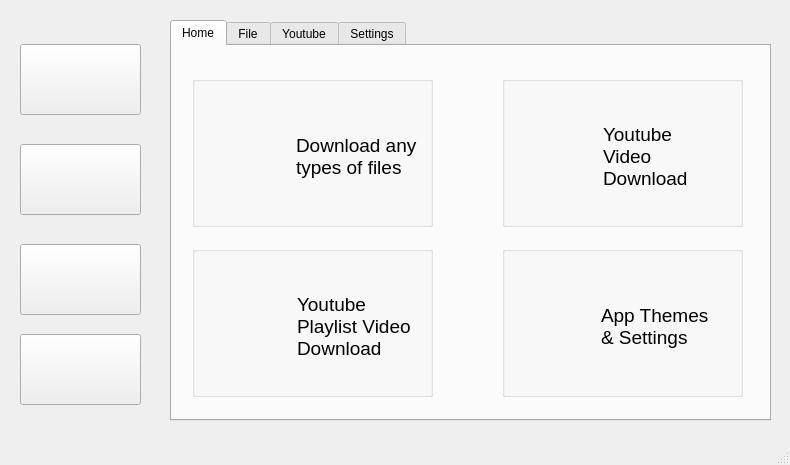
<?xml version="1.0" encoding="UTF-8"?>
<ui version="4.0">
 <class>MainWindow</class>
 <widget class="QMainWindow" name="MainWindow">
  <property name="geometry">
   <rect>
    <x>0</x>
    <y>0</y>
    <width>790</width>
    <height>465</height>
   </rect>
  </property>
  <property name="windowTitle">
   <string>MainWindow</string>
  </property>
  <widget class="QWidget" name="centralwidget">
   <widget class="QTabWidget" name="tabWidget">
    <property name="geometry">
     <rect>
      <x>170</x>
      <y>20</y>
      <width>601</width>
      <height>401</height>
     </rect>
    </property>
    <property name="layoutDirection">
     <enum>Qt::LeftToRight</enum>
    </property>
    <property name="autoFillBackground">
     <bool>true</bool>
    </property>
    <property name="styleSheet">
     <string notr="true"/>
    </property>
    <property name="tabPosition">
     <enum>QTabWidget::North</enum>
    </property>
    <property name="tabShape">
     <enum>QTabWidget::Rounded</enum>
    </property>
    <property name="currentIndex">
     <number>0</number>
    </property>
    <widget class="QWidget" name="tab_5">
     <attribute name="title">
      <string>Home</string>
     </attribute>
     <widget class="QGroupBox" name="groupBox">
      <property name="geometry">
       <rect>
        <x>20</x>
        <y>30</y>
        <width>241</width>
        <height>151</height>
       </rect>
      </property>
      <property name="title">
       <string/>
      </property>
      <widget class="QLabel" name="label_8">
       <property name="geometry">
        <rect>
         <x>13</x>
         <y>45</y>
         <width>71</width>
         <height>71</height>
        </rect>
       </property>
       <property name="text">
        <string/>
       </property>
       <property name="pixmap">
        <pixmap resource="photo.qrc">:/icons/home_download.png</pixmap>
       </property>
       <property name="scaledContents">
        <bool>true</bool>
       </property>
      </widget>
      <widget class="QLabel" name="label_9">
       <property name="geometry">
        <rect>
         <x>104</x>
         <y>40</y>
         <width>121</width>
         <height>81</height>
        </rect>
       </property>
       <property name="font">
        <font>
         <pointsize>14</pointsize>
        </font>
       </property>
       <property name="text">
        <string>Download any types of files</string>
       </property>
       <property name="alignment">
        <set>Qt::AlignLeading|Qt::AlignLeft|Qt::AlignVCenter</set>
       </property>
       <property name="wordWrap">
        <bool>true</bool>
       </property>
      </widget>
     </widget>
     <widget class="QGroupBox" name="groupBox_2">
      <property name="geometry">
       <rect>
        <x>330</x>
        <y>30</y>
        <width>241</width>
        <height>151</height>
       </rect>
      </property>
      <property name="title">
       <string/>
      </property>
      <widget class="QLabel" name="label_10">
       <property name="geometry">
        <rect>
         <x>13</x>
         <y>45</y>
         <width>71</width>
         <height>71</height>
        </rect>
       </property>
       <property name="text">
        <string/>
       </property>
       <property name="pixmap">
        <pixmap resource="photo.qrc">:/icons/youtube.png</pixmap>
       </property>
       <property name="scaledContents">
        <bool>true</bool>
       </property>
      </widget>
      <widget class="QLabel" name="label_11">
       <property name="geometry">
        <rect>
         <x>101</x>
         <y>40</y>
         <width>111</width>
         <height>81</height>
        </rect>
       </property>
       <property name="font">
        <font>
         <pointsize>14</pointsize>
        </font>
       </property>
       <property name="text">
        <string>Youtube Video Download</string>
       </property>
       <property name="alignment">
        <set>Qt::AlignLeading|Qt::AlignLeft|Qt::AlignVCenter</set>
       </property>
       <property name="wordWrap">
        <bool>true</bool>
       </property>
      </widget>
     </widget>
     <widget class="QGroupBox" name="groupBox_3">
      <property name="geometry">
       <rect>
        <x>20</x>
        <y>200</y>
        <width>241</width>
        <height>151</height>
       </rect>
      </property>
      <property name="title">
       <string/>
      </property>
      <widget class="QLabel" name="label_12">
       <property name="geometry">
        <rect>
         <x>13</x>
         <y>45</y>
         <width>71</width>
         <height>71</height>
        </rect>
       </property>
       <property name="text">
        <string/>
       </property>
       <property name="pixmap">
        <pixmap resource="photo.qrc">:/icons/home_playlist.jpg</pixmap>
       </property>
       <property name="scaledContents">
        <bool>true</bool>
       </property>
      </widget>
      <widget class="QLabel" name="label_13">
       <property name="geometry">
        <rect>
         <x>105</x>
         <y>40</y>
         <width>121</width>
         <height>81</height>
        </rect>
       </property>
       <property name="font">
        <font>
         <pointsize>14</pointsize>
        </font>
       </property>
       <property name="text">
        <string>Youtube Playlist Video Download</string>
       </property>
       <property name="alignment">
        <set>Qt::AlignLeading|Qt::AlignLeft|Qt::AlignVCenter</set>
       </property>
       <property name="wordWrap">
        <bool>true</bool>
       </property>
      </widget>
     </widget>
     <widget class="QGroupBox" name="groupBox_4">
      <property name="geometry">
       <rect>
        <x>330</x>
        <y>200</y>
        <width>241</width>
        <height>151</height>
       </rect>
      </property>
      <property name="title">
       <string/>
      </property>
      <widget class="QLabel" name="label_14">
       <property name="geometry">
        <rect>
         <x>13</x>
         <y>45</y>
         <width>71</width>
         <height>71</height>
        </rect>
       </property>
       <property name="text">
        <string/>
       </property>
       <property name="pixmap">
        <pixmap resource="photo.qrc">:/icons/home_setting.png</pixmap>
       </property>
       <property name="scaledContents">
        <bool>true</bool>
       </property>
      </widget>
      <widget class="QLabel" name="label_15">
       <property name="geometry">
        <rect>
         <x>99</x>
         <y>40</y>
         <width>111</width>
         <height>81</height>
        </rect>
       </property>
       <property name="font">
        <font>
         <pointsize>14</pointsize>
        </font>
       </property>
       <property name="text">
        <string>App Themes &amp; Settings</string>
       </property>
       <property name="alignment">
        <set>Qt::AlignLeading|Qt::AlignLeft|Qt::AlignVCenter</set>
       </property>
       <property name="wordWrap">
        <bool>true</bool>
       </property>
      </widget>
     </widget>
    </widget>
    <widget class="QWidget" name="tab">
     <attribute name="title">
      <string>File</string>
     </attribute>
     <widget class="QPushButton" name="pushButton">
      <property name="geometry">
       <rect>
        <x>250</x>
        <y>210</y>
        <width>111</width>
        <height>41</height>
       </rect>
      </property>
      <property name="cursor">
       <cursorShape>PointingHandCursor</cursorShape>
      </property>
      <property name="text">
       <string>Download</string>
      </property>
     </widget>
     <widget class="QLineEdit" name="lineEdit">
      <property name="geometry">
       <rect>
        <x>20</x>
        <y>30</y>
        <width>571</width>
        <height>31</height>
       </rect>
      </property>
      <property name="placeholderText">
       <string>Enter url</string>
      </property>
     </widget>
     <widget class="QLineEdit" name="lineEdit_2">
      <property name="geometry">
       <rect>
        <x>20</x>
        <y>80</y>
        <width>501</width>
        <height>31</height>
       </rect>
      </property>
      <property name="placeholderText">
       <string>Browse</string>
      </property>
     </widget>
     <widget class="QPushButton" name="pushButton_2">
      <property name="geometry">
       <rect>
        <x>538</x>
        <y>80</y>
        <width>51</width>
        <height>31</height>
       </rect>
      </property>
      <property name="text">
       <string/>
      </property>
      <property name="icon">
       <iconset resource="photo.qrc">
        <normaloff>:/icons/browse.png</normaloff>:/icons/browse.png</iconset>
      </property>
     </widget>
     <widget class="QProgressBar" name="progressBar">
      <property name="geometry">
       <rect>
        <x>20</x>
        <y>140</y>
        <width>571</width>
        <height>16</height>
       </rect>
      </property>
      <property name="value">
       <number>0</number>
      </property>
     </widget>
    </widget>
    <widget class="QWidget" name="tab_2">
     <property name="layoutDirection">
      <enum>Qt::LeftToRight</enum>
     </property>
     <attribute name="title">
      <string>Youtube</string>
     </attribute>
     <widget class="QTabWidget" name="tabWidget_2">
      <property name="geometry">
       <rect>
        <x>0</x>
        <y>0</y>
        <width>601</width>
        <height>381</height>
       </rect>
      </property>
      <property name="layoutDirection">
       <enum>Qt::LeftToRight</enum>
      </property>
      <property name="currentIndex">
       <number>0</number>
      </property>
      <property name="usesScrollButtons">
       <bool>false</bool>
      </property>
      <widget class="QWidget" name="tab_3">
       <attribute name="title">
        <string>Video</string>
       </attribute>
       <widget class="QLineEdit" name="lineEdit_3">
        <property name="geometry">
         <rect>
          <x>30</x>
          <y>20</y>
          <width>461</width>
          <height>31</height>
         </rect>
        </property>
        <property name="placeholderText">
         <string>Enter Video URL</string>
        </property>
       </widget>
       <widget class="QLineEdit" name="lineEdit_4">
        <property name="geometry">
         <rect>
          <x>30</x>
          <y>60</y>
          <width>461</width>
          <height>31</height>
         </rect>
        </property>
        <property name="placeholderText">
         <string>Browse</string>
        </property>
       </widget>
       <widget class="QPushButton" name="pushButton_3">
        <property name="geometry">
         <rect>
          <x>500</x>
          <y>20</y>
          <width>41</width>
          <height>31</height>
         </rect>
        </property>
        <property name="cursor">
         <cursorShape>PointingHandCursor</cursorShape>
        </property>
        <property name="text">
         <string/>
        </property>
        <property name="icon">
         <iconset resource="photo.qrc">
          <normaloff>:/icons/check.png</normaloff>:/icons/check.png</iconset>
        </property>
       </widget>
       <widget class="QPushButton" name="pushButton_4">
        <property name="geometry">
         <rect>
          <x>500</x>
          <y>60</y>
          <width>41</width>
          <height>31</height>
         </rect>
        </property>
        <property name="cursor">
         <cursorShape>PointingHandCursor</cursorShape>
        </property>
        <property name="text">
         <string/>
        </property>
        <property name="icon">
         <iconset resource="photo.qrc">
          <normaloff>:/icons/browse.png</normaloff>:/icons/browse.png</iconset>
        </property>
       </widget>
       <widget class="QLabel" name="label">
        <property name="geometry">
         <rect>
          <x>150</x>
          <y>110</y>
          <width>71</width>
          <height>21</height>
         </rect>
        </property>
        <property name="font">
         <font>
          <pointsize>14</pointsize>
         </font>
        </property>
        <property name="text">
         <string>Quality</string>
        </property>
        <property name="textFormat">
         <enum>Qt::AutoText</enum>
        </property>
        <property name="scaledContents">
         <bool>true</bool>
        </property>
        <property name="wordWrap">
         <bool>false</bool>
        </property>
        <property name="margin">
         <number>0</number>
        </property>
        <property name="openExternalLinks">
         <bool>false</bool>
        </property>
       </widget>
       <widget class="QComboBox" name="comboBox">
        <property name="geometry">
         <rect>
          <x>240</x>
          <y>110</y>
          <width>251</width>
          <height>25</height>
         </rect>
        </property>
       </widget>
       <widget class="QProgressBar" name="progressBar_2">
        <property name="geometry">
         <rect>
          <x>30</x>
          <y>160</y>
          <width>511</width>
          <height>16</height>
         </rect>
        </property>
        <property name="value">
         <number>0</number>
        </property>
       </widget>
       <widget class="QPushButton" name="pushButton_5">
        <property name="geometry">
         <rect>
          <x>220</x>
          <y>256</y>
          <width>141</width>
          <height>41</height>
         </rect>
        </property>
        <property name="cursor">
         <cursorShape>PointingHandCursor</cursorShape>
        </property>
        <property name="text">
         <string>Start Download</string>
        </property>
       </widget>
       <widget class="QLabel" name="label_5">
        <property name="geometry">
         <rect>
          <x>160</x>
          <y>210</y>
          <width>241</width>
          <height>31</height>
         </rect>
        </property>
        <property name="text">
         <string/>
        </property>
       </widget>
       <widget class="QPushButton" name="pushButton_16">
        <property name="geometry">
         <rect>
          <x>396</x>
          <y>255</y>
          <width>121</width>
          <height>41</height>
         </rect>
        </property>
        <property name="cursor">
         <cursorShape>PointingHandCursor</cursorShape>
        </property>
        <property name="text">
         <string>RESET</string>
        </property>
       </widget>
      </widget>
      <widget class="QWidget" name="tab_4">
       <attribute name="title">
        <string>Playlist</string>
       </attribute>
       <widget class="QLineEdit" name="lineEdit_5">
        <property name="geometry">
         <rect>
          <x>40</x>
          <y>20</y>
          <width>501</width>
          <height>31</height>
         </rect>
        </property>
        <property name="placeholderText">
         <string>Enter Playlist URL</string>
        </property>
       </widget>
       <widget class="QLineEdit" name="lineEdit_6">
        <property name="geometry">
         <rect>
          <x>40</x>
          <y>60</y>
          <width>461</width>
          <height>31</height>
         </rect>
        </property>
        <property name="font">
         <font>
          <pointsize>11</pointsize>
          <weight>50</weight>
          <bold>false</bold>
         </font>
        </property>
        <property name="placeholderText">
         <string>Browse</string>
        </property>
       </widget>
       <widget class="QPushButton" name="pushButton_6">
        <property name="geometry">
         <rect>
          <x>510</x>
          <y>60</y>
          <width>31</width>
          <height>31</height>
         </rect>
        </property>
        <property name="cursor">
         <cursorShape>PointingHandCursor</cursorShape>
        </property>
        <property name="text">
         <string/>
        </property>
        <property name="icon">
         <iconset resource="photo.qrc">
          <normaloff>:/icons/browse.png</normaloff>:/icons/browse.png</iconset>
        </property>
        <property name="iconSize">
         <size>
          <width>16</width>
          <height>16</height>
         </size>
        </property>
       </widget>
       <widget class="QPushButton" name="pushButton_7">
        <property name="geometry">
         <rect>
          <x>220</x>
          <y>289</y>
          <width>141</width>
          <height>41</height>
         </rect>
        </property>
        <property name="cursor">
         <cursorShape>PointingHandCursor</cursorShape>
        </property>
        <property name="text">
         <string>Start Download</string>
        </property>
       </widget>
       <widget class="QLabel" name="label_2">
        <property name="geometry">
         <rect>
          <x>160</x>
          <y>111</y>
          <width>81</width>
          <height>21</height>
         </rect>
        </property>
        <property name="font">
         <font>
          <pointsize>14</pointsize>
          <weight>50</weight>
          <bold>false</bold>
         </font>
        </property>
        <property name="text">
         <string>Quality</string>
        </property>
       </widget>
       <widget class="QComboBox" name="comboBox_2">
        <property name="geometry">
         <rect>
          <x>250</x>
          <y>110</y>
          <width>251</width>
          <height>25</height>
         </rect>
        </property>
        <item>
         <property name="text">
          <string>360</string>
         </property>
        </item>
        <item>
         <property name="text">
          <string>720</string>
         </property>
        </item>
        <item>
         <property name="text">
          <string>1080</string>
         </property>
        </item>
       </widget>
       <widget class="QProgressBar" name="progressBar_3">
        <property name="geometry">
         <rect>
          <x>40</x>
          <y>200</y>
          <width>491</width>
          <height>16</height>
         </rect>
        </property>
        <property name="value">
         <number>0</number>
        </property>
       </widget>
       <widget class="QLabel" name="label_3">
        <property name="geometry">
         <rect>
          <x>50</x>
          <y>160</y>
          <width>131</width>
          <height>21</height>
         </rect>
        </property>
        <property name="text">
         <string>The current Video</string>
        </property>
       </widget>
       <widget class="QLabel" name="label_4">
        <property name="geometry">
         <rect>
          <x>290</x>
          <y>160</y>
          <width>161</width>
          <height>21</height>
         </rect>
        </property>
        <property name="text">
         <string>The full Playlist Video</string>
        </property>
       </widget>
       <widget class="QLCDNumber" name="lcdNumber">
        <property name="geometry">
         <rect>
          <x>190</x>
          <y>153</y>
          <width>51</width>
          <height>31</height>
         </rect>
        </property>
        <property name="font">
         <font>
          <pointsize>14</pointsize>
          <weight>75</weight>
          <bold>true</bold>
         </font>
        </property>
        <property name="styleSheet">
         <string notr="true">color:rgb(0, 0, 0)</string>
        </property>
        <property name="frameShape">
         <enum>QFrame::WinPanel</enum>
        </property>
        <property name="frameShadow">
         <enum>QFrame::Raised</enum>
        </property>
        <property name="smallDecimalPoint">
         <bool>false</bool>
        </property>
        <property name="segmentStyle">
         <enum>QLCDNumber::Flat</enum>
        </property>
       </widget>
       <widget class="QLCDNumber" name="lcdNumber_2">
        <property name="geometry">
         <rect>
          <x>460</x>
          <y>153</y>
          <width>51</width>
          <height>31</height>
         </rect>
        </property>
        <property name="font">
         <font>
          <pointsize>14</pointsize>
          <weight>75</weight>
          <bold>true</bold>
         </font>
        </property>
        <property name="layoutDirection">
         <enum>Qt::LeftToRight</enum>
        </property>
        <property name="styleSheet">
         <string notr="true">color:rgb(0, 0, 0)</string>
        </property>
        <property name="frameShape">
         <enum>QFrame::WinPanel</enum>
        </property>
        <property name="frameShadow">
         <enum>QFrame::Raised</enum>
        </property>
        <property name="segmentStyle">
         <enum>QLCDNumber::Flat</enum>
        </property>
       </widget>
       <widget class="QLabel" name="label_6">
        <property name="geometry">
         <rect>
          <x>190</x>
          <y>240</y>
          <width>191</width>
          <height>31</height>
         </rect>
        </property>
        <property name="text">
         <string/>
        </property>
       </widget>
       <widget class="QPushButton" name="pushButton_17">
        <property name="geometry">
         <rect>
          <x>383</x>
          <y>288</y>
          <width>121</width>
          <height>41</height>
         </rect>
        </property>
        <property name="cursor">
         <cursorShape>PointingHandCursor</cursorShape>
        </property>
        <property name="text">
         <string>RESET</string>
        </property>
       </widget>
      </widget>
     </widget>
    </widget>
    <widget class="QWidget" name="tab_6">
     <attribute name="title">
      <string>Settings</string>
     </attribute>
     <widget class="QPushButton" name="pushButton_12">
      <property name="geometry">
       <rect>
        <x>20</x>
        <y>180</y>
        <width>121</width>
        <height>111</height>
       </rect>
      </property>
      <property name="font">
       <font>
        <pointsize>16</pointsize>
        <weight>75</weight>
        <bold>true</bold>
       </font>
      </property>
      <property name="cursor">
       <cursorShape>PointingHandCursor</cursorShape>
      </property>
      <property name="styleSheet">
       <string notr="true">color:white;
background:rgb(0, 120, 210);</string>
      </property>
      <property name="text">
       <string>Blue</string>
      </property>
     </widget>
     <widget class="QPushButton" name="pushButton_13">
      <property name="geometry">
       <rect>
        <x>170</x>
        <y>180</y>
        <width>121</width>
        <height>111</height>
       </rect>
      </property>
      <property name="font">
       <font>
        <pointsize>16</pointsize>
        <weight>75</weight>
        <bold>true</bold>
       </font>
      </property>
      <property name="cursor">
       <cursorShape>PointingHandCursor</cursorShape>
      </property>
      <property name="styleSheet">
       <string notr="true">color: #b1b1b1;
background-color: #323232;
</string>
      </property>
      <property name="text">
       <string>QDark</string>
      </property>
     </widget>
     <widget class="QPushButton" name="pushButton_14">
      <property name="geometry">
       <rect>
        <x>320</x>
        <y>180</y>
        <width>111</width>
        <height>111</height>
       </rect>
      </property>
      <property name="font">
       <font>
        <pointsize>15</pointsize>
        <weight>75</weight>
        <bold>true</bold>
       </font>
      </property>
      <property name="cursor">
       <cursorShape>PointingHandCursor</cursorShape>
      </property>
      <property name="styleSheet">
       <string notr="true">background-color: #19232D;
color: #F0F0F0;</string>
      </property>
      <property name="text">
       <string>DOrange</string>
      </property>
      <property name="autoDefault">
       <bool>false</bool>
      </property>
      <property name="default">
       <bool>false</bool>
      </property>
      <property name="flat">
       <bool>false</bool>
      </property>
     </widget>
     <widget class="QLabel" name="label_7">
      <property name="geometry">
       <rect>
        <x>150</x>
        <y>60</y>
        <width>291</width>
        <height>51</height>
       </rect>
      </property>
      <property name="font">
       <font>
        <pointsize>20</pointsize>
        <weight>75</weight>
        <bold>true</bold>
       </font>
      </property>
      <property name="mouseTracking">
       <bool>false</bool>
      </property>
      <property name="toolTip">
       <string/>
      </property>
      <property name="text">
       <string>Choose Your Theme</string>
      </property>
      <property name="wordWrap">
       <bool>false</bool>
      </property>
     </widget>
     <widget class="QPushButton" name="pushButton_15">
      <property name="geometry">
       <rect>
        <x>460</x>
        <y>180</y>
        <width>111</width>
        <height>111</height>
       </rect>
      </property>
      <property name="font">
       <font>
        <pointsize>15</pointsize>
        <weight>75</weight>
        <bold>true</bold>
       </font>
      </property>
      <property name="cursor">
       <cursorShape>PointingHandCursor</cursorShape>
      </property>
      <property name="styleSheet">
       <string notr="true"/>
      </property>
      <property name="text">
       <string>Default</string>
      </property>
     </widget>
    </widget>
   </widget>
   <widget class="QPushButton" name="pushButton_8">
    <property name="geometry">
     <rect>
      <x>20</x>
      <y>44</y>
      <width>121</width>
      <height>71</height>
     </rect>
    </property>
    <property name="cursor">
     <cursorShape>PointingHandCursor</cursorShape>
    </property>
    <property name="text">
     <string/>
    </property>
    <property name="icon">
     <iconset resource="photo.qrc">
      <normaloff>:/icons/home.png</normaloff>:/icons/home.png</iconset>
    </property>
    <property name="iconSize">
     <size>
      <width>60</width>
      <height>60</height>
     </size>
    </property>
    <property name="default">
     <bool>false</bool>
    </property>
    <property name="flat">
     <bool>false</bool>
    </property>
   </widget>
   <widget class="QPushButton" name="pushButton_9">
    <property name="geometry">
     <rect>
      <x>20</x>
      <y>144</y>
      <width>121</width>
      <height>71</height>
     </rect>
    </property>
    <property name="cursor">
     <cursorShape>PointingHandCursor</cursorShape>
    </property>
    <property name="text">
     <string/>
    </property>
    <property name="icon">
     <iconset resource="photo.qrc">
      <normaloff>:/icons/save.png</normaloff>:/icons/save.png</iconset>
    </property>
    <property name="iconSize">
     <size>
      <width>60</width>
      <height>60</height>
     </size>
    </property>
   </widget>
   <widget class="QPushButton" name="pushButton_10">
    <property name="geometry">
     <rect>
      <x>20</x>
      <y>244</y>
      <width>121</width>
      <height>71</height>
     </rect>
    </property>
    <property name="cursor">
     <cursorShape>PointingHandCursor</cursorShape>
    </property>
    <property name="text">
     <string/>
    </property>
    <property name="icon">
     <iconset resource="photo.qrc">
      <normaloff>:/icons/youtube.png</normaloff>:/icons/youtube.png</iconset>
    </property>
    <property name="iconSize">
     <size>
      <width>60</width>
      <height>60</height>
     </size>
    </property>
   </widget>
   <widget class="QPushButton" name="pushButton_11">
    <property name="geometry">
     <rect>
      <x>20</x>
      <y>334</y>
      <width>121</width>
      <height>71</height>
     </rect>
    </property>
    <property name="cursor">
     <cursorShape>PointingHandCursor</cursorShape>
    </property>
    <property name="text">
     <string/>
    </property>
    <property name="icon">
     <iconset resource="photo.qrc">
      <normaloff>:/icons/setting.png</normaloff>:/icons/setting.png</iconset>
    </property>
    <property name="iconSize">
     <size>
      <width>70</width>
      <height>70</height>
     </size>
    </property>
   </widget>
  </widget>
  <widget class="QMenuBar" name="menubar">
   <property name="geometry">
    <rect>
     <x>0</x>
     <y>0</y>
     <width>790</width>
     <height>22</height>
    </rect>
   </property>
  </widget>
  <widget class="QStatusBar" name="statusbar"/>
 </widget>
 <resources>
  <include location="photo.qrc"/>
  <include location="../.designer/backup/photo.qrc"/>
 </resources>
 <connections/>
</ui>
